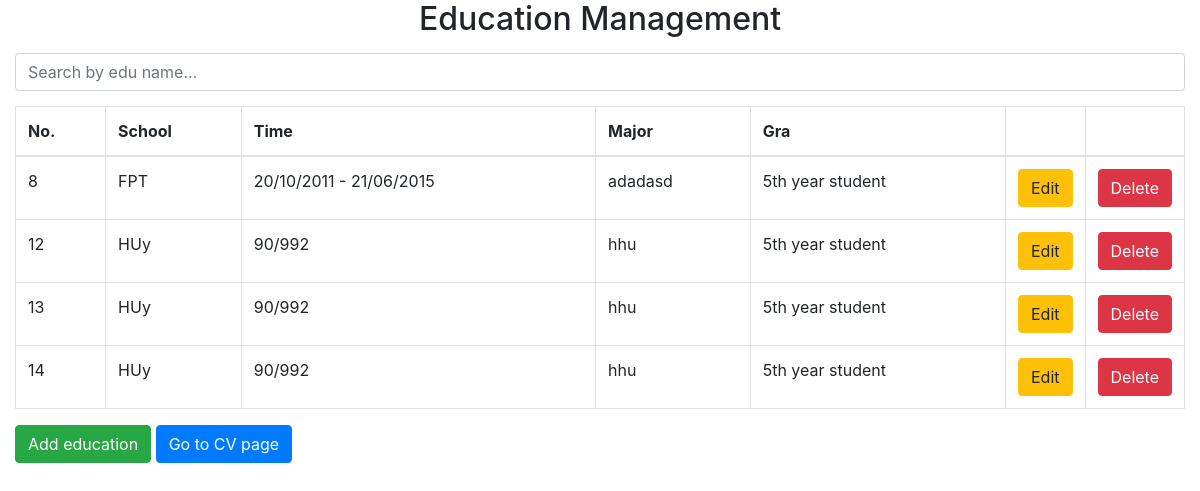
/index-edu.php, run on the app's committed database.
### tables this page shows
CREATE TABLE IF NOT EXISTS `education` (
  `id` int(11) NOT NULL AUTO_INCREMENT,
  `truong` varchar(50) DEFAULT NULL,
  `start_end` varchar(50) DEFAULT NULL,
  `noidung` varchar(255) DEFAULT NULL,
  `thoigian` varchar(50) DEFAULT NULL,
  PRIMARY KEY (`id`)
);

### dbhelp.php (called while the page is built, shortened)
<?php
function executeResult($sql){
    $conn = mysqli_connect(HOST,USERNAME,PASSWORD,DATABASE);
    $resultset = mysqli_query($conn,$sql);
    $list = [];
    while($row = mysqli_fetch_array($resultset,1)){
        $list[] = $row;
    }
    return $list;
}

### index-edu.php (the view, shortened to what this page needs)
<?php
require_once('dbhelp.php');
?>
<!doctype html>
<html lang="en">
<head>
    <link rel="stylesheet" href="https://maxcdn.bootstrapcdn.com/bootstrap/4.4.1/css/bootstrap.min.css">
</head>
<body>
    <div class="container-fluid">
        <div class="panel panel-primary">
            <div class="panel-heading">
                <h2 class="text-center">Education Management</h2>
                <form method="get">
                    <input type="text" name="s" class="form-control" style="margin-top:15px; margin-bottom: 15px;" placeholder="Search by edu name...">
                </form>
            </div>
            <div class="panel-body">
                <table class="table table-bordered">
                    <thead>
                        <tr>
                            <th>No.</th>
                            <th>School</th>
                            <th>Time</th>
                            <th>Major</th>
                            <th>Gra</th>
                            <th width="60px"></th>
                            <th width="60px"></th>
                        </tr>
                    </thead>
                    <tbody>
                        <?php
                        if (isset($_GET['s']) && $_GET['s'] != '') {
                            $sql = 'select * from education where truong like "%' . $_GET['s'] . '%"';
                        } else {
                            $sql = 'select * from education';
                        }
                        $eduList = executeResult($sql);
                        foreach ($eduList as $edu) {
                            echo '<tr>
                                <td>' . $edu['id'] . '</td>
                                <td>' . $edu['truong'] . '</td>
                                <td>' . $edu['start_end'] . '</td>
                                <td>' . $edu['noidung'] . '</td>
                                <td>' . $edu['thoigian'] . '</td>
                                <td><button class="btn btn-warning" onclick=\'window.open("input.php?id=' . $edu['id'] . '","_self")\'>Edit</button></td>
                                <td><button class="btn btn-danger" onclick="deleteEducation(' . $edu['id'] . ')">Delete</button></td>
                            </tr>';
                        }
                        ?>
                    </tbody>
                </table>
                <button class="btn btn-success" onclick="window.open('input.php','_self')">Add education</button>
                <button class="btn btn-primary" onclick="window.open('./ResumePage/index.php','_self')">Go to CV page</button>
            </div>
        </div>
    </div>
</body>
</html>

### data on the page
education: id "8", truong "FPT", start_end "20/10/2011 - 21/06/2015", noidung "adadasd", thoigian "5th year student"
education: id "12", truong "HUy", start_end "90/992", noidung "hhu", thoigian "5th year student"
education: id "13", truong "HUy", start_end "90/992", noidung "hhu", thoigian "5th year student"
education: id "14", truong "HUy", start_end "90/992", noidung "hhu", thoigian "5th year student"
